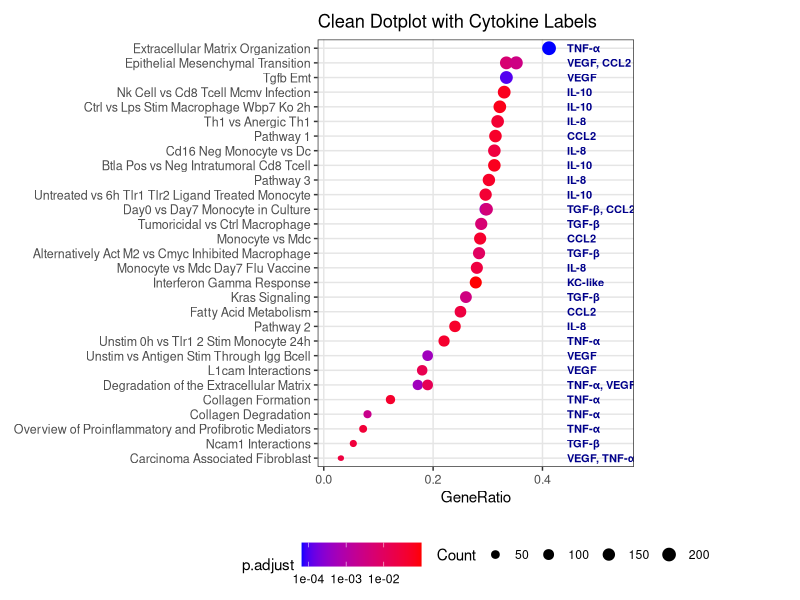
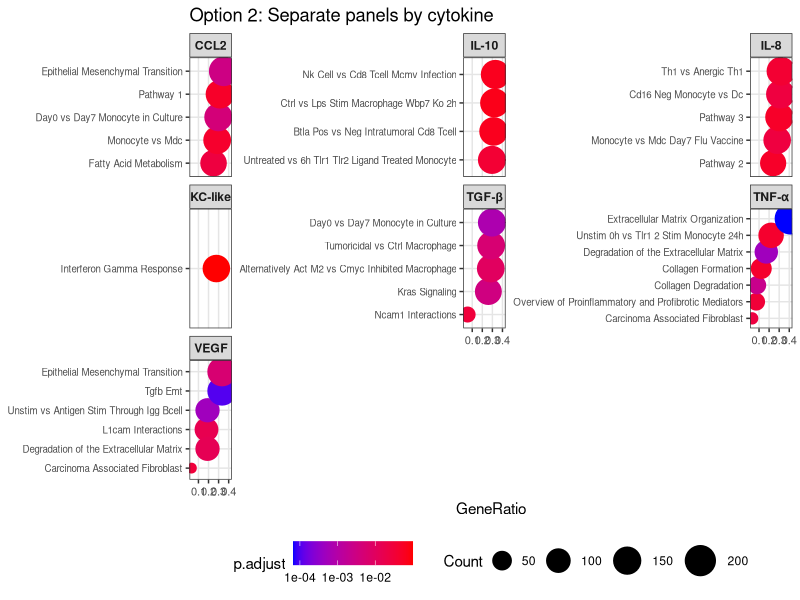
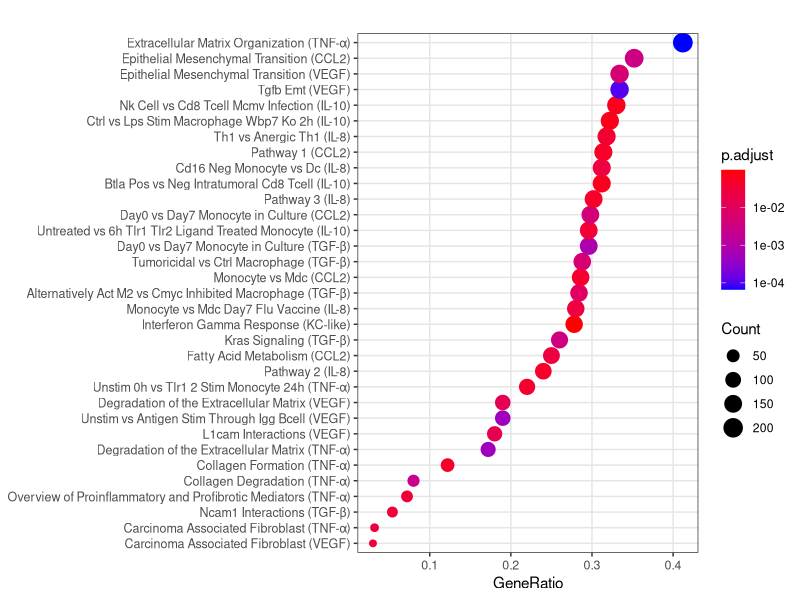
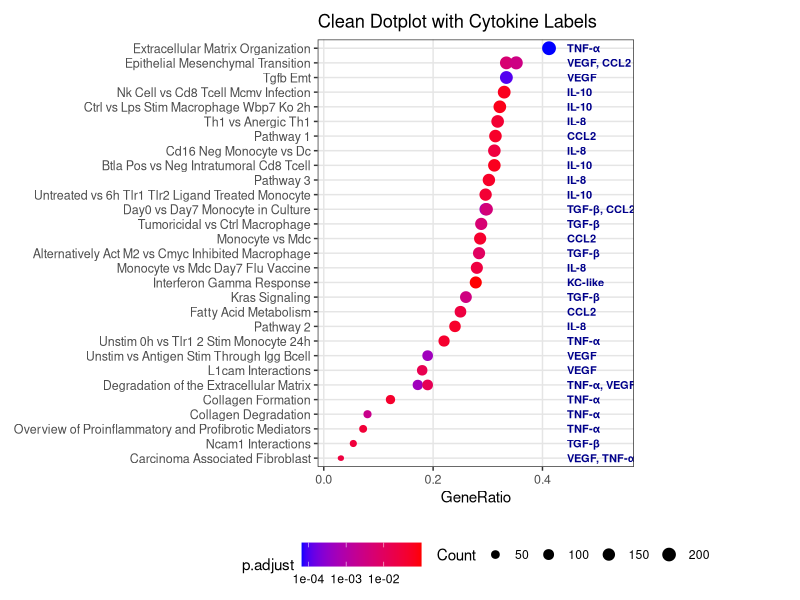
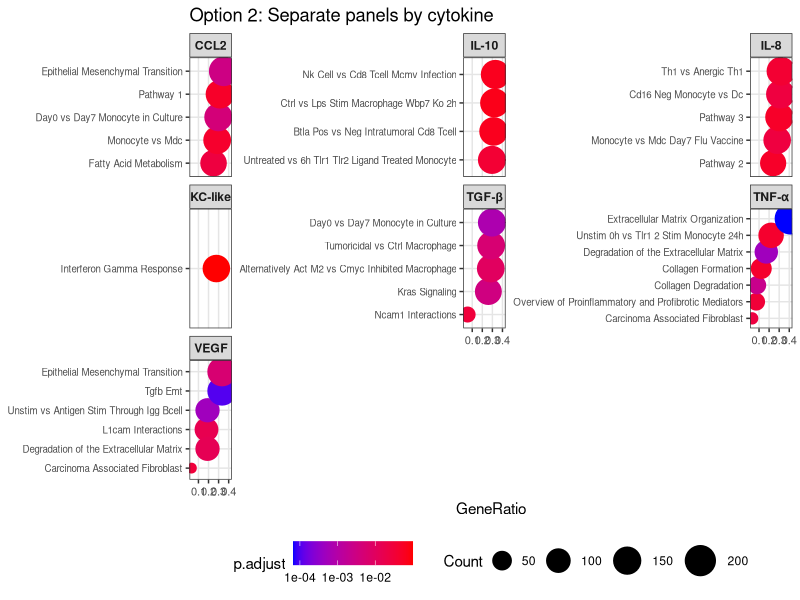
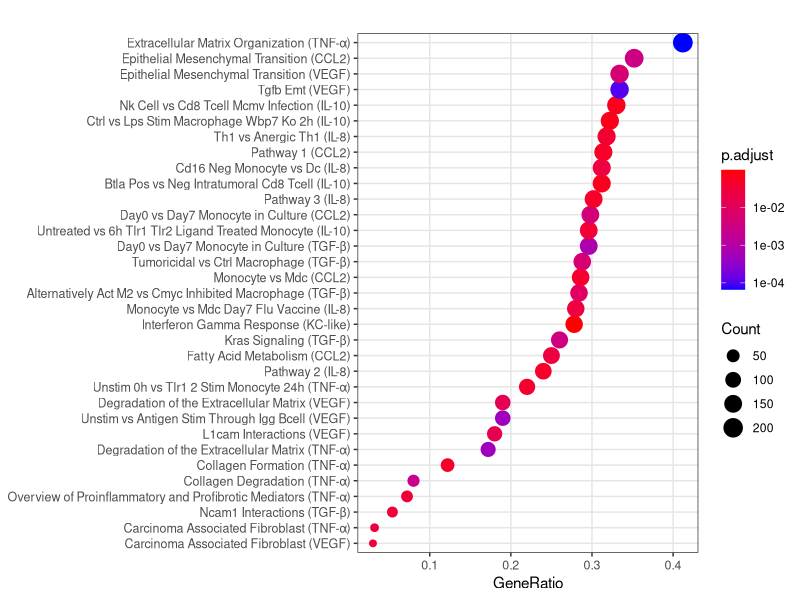

Reproduce these figures in R, in order.
# ==========================================
# CLEAN GSEA DOTPLOT - Alternative Cytokine Indicators
# ==========================================

library(ggplot2)
library(dplyr)

# ---- Read and prepare data ----
dat <- read.csv("select_gsea_results_for_figure.csv", stringsAsFactors = FALSE)

# Better pathway name cleaning - fix "Up"/"Dn" issues
format_pathway_names <- function(pathway_names) {
  cleaned <- gsub("^(HALLMARK_|GSE\\d+_|MEK_UP\\.V1_|FOROUTAN_|REACTOME_|MISHRA_|WP_|PDGF_UP\\.V1_)", "", pathway_names)
  # Remove trailing Up/Dn that creates empty names
  cleaned <- gsub("\\s+(Up|Dn)\\s*$", "", cleaned, ignore.case = TRUE)
  cleaned <- gsub("(_|\\b)(UP|DOWN|DN)(\\b|_)", " ", cleaned, ignore.case = TRUE)
  cleaned <- gsub("_+", " ", cleaned)
  cleaned <- gsub("\\s+", " ", cleaned)
  cleaned <- trimws(cleaned)
  
  # Filter out names that are too short or just "Up"/"Dn"
  cleaned[nchar(cleaned) < 3] <- paste("Pathway", seq_along(cleaned[nchar(cleaned) < 3]))
  
  t <- tools::toTitleCase(tolower(cleaned))
  t <- gsub("\\bDna\\b", "DNA", t)
  t <- gsub("\\bRna\\b", "RNA", t)
  t <- gsub("\\bTnf\\b", "TNF", t)
  t <- gsub("\\bIl\\b", "IL", t)
  return(t)
}

# Simple cytokine normalization
normalize_cytokine <- function(x) {
  case_when(
    x == "tnf.a" ~ "TNF-α",
    x == "tgf.b" ~ "TGF-β", 
    x == "kc.like" ~ "KC-like",
    x == "il.10" ~ "IL-10",
    x == "il.8" ~ "IL-8",
    x == "vegf" ~ "VEGF",
    x == "CCL2" ~ "CCL2",
    TRUE ~ toupper(x)
  )
}

# Prepare data
df <- dat %>%
  mutate(
    pathway_clean = format_pathway_names(Description),
    cytokine_clean = normalize_cytokine(Cytokine),
    p.adjust = as.numeric(p.adjust),
    count = setSize,
    gene_ratio = setSize / 500
  ) %>%
  filter(is.finite(p.adjust), p.adjust < 0.10) %>%
  # Order by gene ratio for diagonal line
  arrange(gene_ratio) %>%
  mutate(pathway_clean = factor(pathway_clean, levels = unique(pathway_clean)))

# CLEAN OPTION 1: Standard dotplot with manual right-side cytokine labels
# Create a mapping handling multiple cytokines per pathway
cytokine_mapping <- df %>%
  select(pathway_clean, cytokine_clean) %>%
  distinct() %>%
  group_by(pathway_clean) %>%
  summarise(cytokines = paste(cytokine_clean, collapse = ", "), .groups = "drop") %>%
  arrange(match(pathway_clean, levels(df$pathway_clean)))

clean_simple <- ggplot(df, aes(x = gene_ratio, y = pathway_clean)) +
  geom_point(aes(size = count, color = p.adjust)) +
  
  # Add cytokine labels on the right side - further out
  geom_text(data = cytokine_mapping,
            aes(x = max(df$gene_ratio) * 1.08, y = pathway_clean, label = cytokines),
            hjust = 0, vjust = 0.5, size = 2.8, color = "darkblue", fontface = "bold") +
  
  # Blue to red color scale
  scale_color_gradient(
    low = "#0000FF",   
    high = "#FF0000", 
    trans = "log10",
    name = "p.adjust",
    breaks = c(1e-04, 1e-03, 1e-02),
    labels = c("1e-04", "1e-03", "1e-02")
  ) +
  
  # EVEN SMALLER dot size range for option 3
  scale_size_continuous(name = "Count", range = c(1, 4)) +
  
  scale_x_continuous(name = "GeneRatio", 
                     # More space for cytokine labels
                     limits = c(0, max(df$gene_ratio) * 1.35),
                     expand = c(0.02, 0)) +
  scale_y_discrete(name = NULL) +
  
  theme_bw() +
  theme(
    panel.grid.major = element_line(color = "grey90", size = 0.5),
    panel.grid.minor = element_blank(),
    axis.text = element_text(size = 9),
    # MOVE LEGENDS TO BOTTOM
    legend.position = "bottom",
    legend.box = "horizontal",
    legend.margin = margin(t = 15),
    # More right margin for cytokine labels
    plot.margin = margin(10, 120, 10, 10)
  ) +
  ggtitle("Clean Dotplot with Cytokine Labels")

print(clean_simple)

# OPTION 2: Facet by cytokine (multiple panels)
option2 <- ggplot(df, aes(x = gene_ratio, y = pathway_clean)) +
  geom_point(aes(size = count, color = p.adjust)) +
  
  # Blue to red color scale (matches reference)
  scale_color_gradient(
    low = "#0000FF",   
    high = "#FF0000", 
    trans = "log10",
    name = "p.adjust"
  ) +
  
  scale_size_continuous(name = "Count", range = c(3, 10)) +
  scale_x_continuous(name = "GeneRatio") +
  scale_y_discrete(name = NULL) +
  
  # Separate panel for each cytokine
  facet_wrap(~ cytokine_clean, ncol = 3, scales = "free_y") +
  
  theme_bw() +
  theme(
    panel.grid.major = element_line(color = "grey90", size = 0.5),
    panel.grid.minor = element_blank(),
    axis.text = element_text(size = 8),
    axis.text.y = element_text(size = 7),
    legend.position = "bottom",
    strip.text = element_text(face = "bold")
  ) +
  ggtitle("Option 2: Separate panels by cytokine")

print(option2)

# OPTION 3: Add cytokine as suffix to pathway names
df_option3 <- df %>%
  mutate(pathway_with_cyto = paste0(pathway_clean, " (", cytokine_clean, ")")) %>%
  arrange(gene_ratio) %>%
  mutate(pathway_with_cyto = factor(pathway_with_cyto, levels = unique(pathway_with_cyto)))

option3 <- ggplot(df_option3, aes(x = gene_ratio, y = pathway_with_cyto)) +
  geom_point(aes(size = count, color = p.adjust)) +
  
  # Blue to red color scale
  scale_color_gradient(
    low = "#0000FF",   
    high = "#FF0000", 
    trans = "log10",
    name = "p.adjust"
  ) +
  
  scale_size_continuous(name = "Count", range = c(2, 6)) +
  scale_x_continuous(name = "GeneRatio") +
  scale_y_discrete(name = NULL) +
  
  theme_bw() +
  theme(
    panel.grid.major = element_line(color = "grey90", size = 0.5),
    panel.grid.minor = element_blank(),
    axis.text = element_text(size = 9),
    legend.position = "right"
  ) +
  ggtitle("")

print(option3)

# Save the clean options
ggsave("gsea_clean_standard.pdf", clean_simple, width = 10, height = 8)
ggsave("gsea_faceted_by_cytokine.pdf", option2, width = 14, height = 10)  
ggsave("gsea_cytokine_in_names.pdf", option3, width = 8, height = 10)

print("Three clean options created:")
print("1. Clean standard dotplot (no cytokine info shown)")
print("2. Faceted by cytokine (separate panels)") 
print("3. Cytokine name added to pathway labels")
print("Recommend option 2 (facets) or 3 (names in labels) for showing cytokine info")
